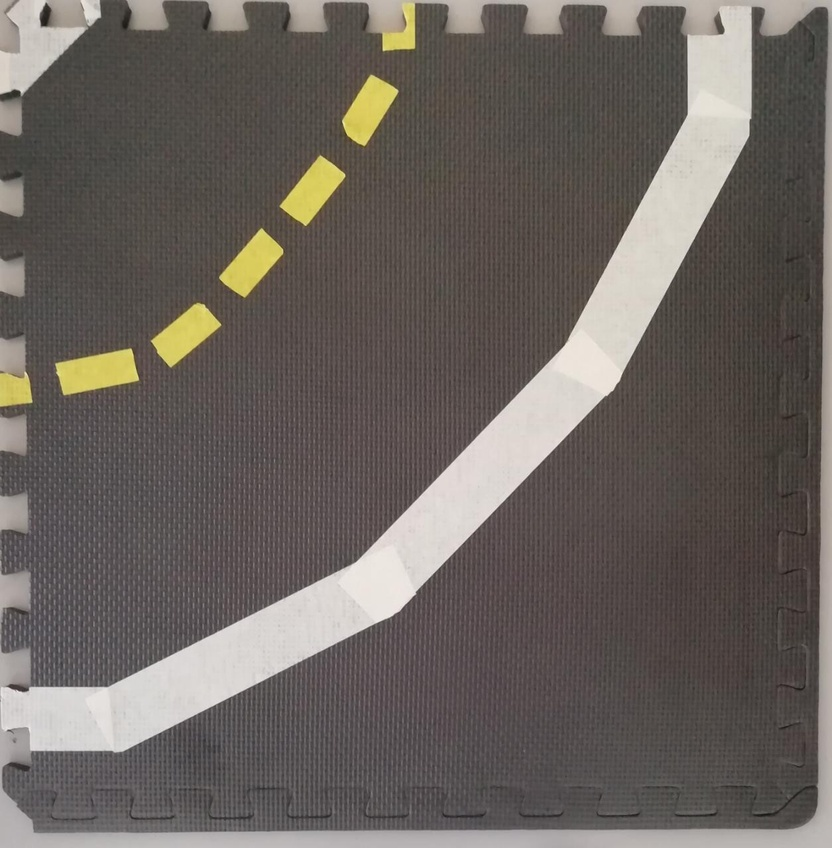
#> input picture images/road1.jpeg, 832 x 848 px, shrunk from 1255 x 1280 before the run
$ python prueba.py
#> lines starting #> are read from the running program, lines starting #| are printed output that depends on the picture; pictures that were not available may be replaced by others from this repository, and a replacement may not be noted
import cv2
import numpy as np
from matplotlib import pyplot as plt

filename = "images/road1.jpeg"
filevideo = "images/film5.avi"

img = cv2.imread(filename,0)
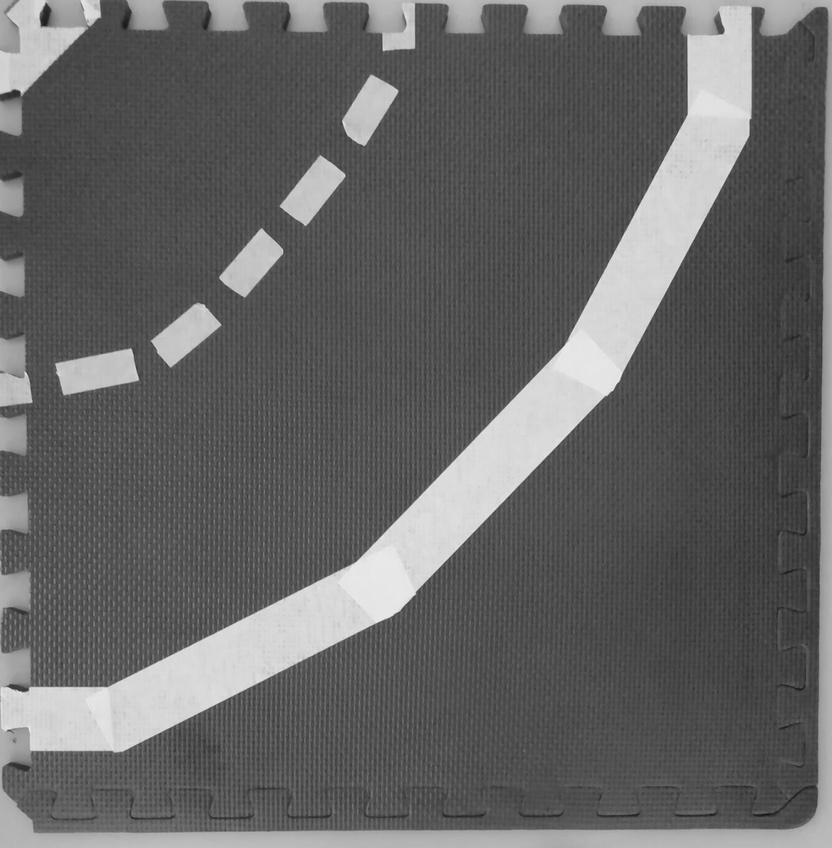
#> img: shape (848, 832); min 23, max 241, mean 100.8
cap = cv2.VideoCapture(filevideo)   #el index es la camara que seleccionas de las ya existentes

while(True):

    ret, frame = cap.read()
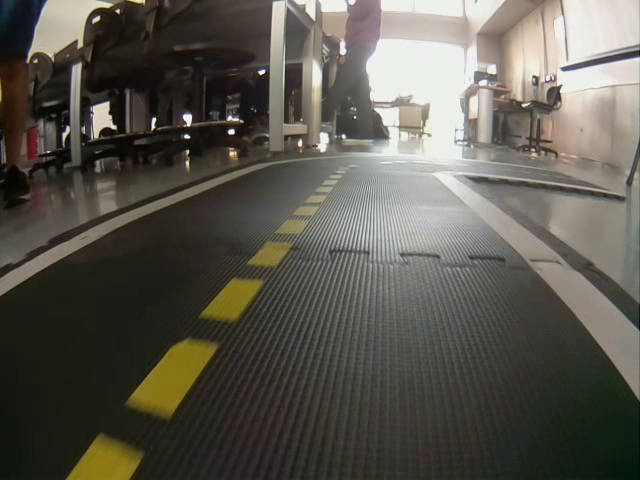
#> input picture frame 16 of images/film4.avi, 640 x 480 px, given in place of film5.avi, which was not available
#> frame is the input picture: shape (480, 640, 3); mean B, G, R 79.2, 87.8, 90.7
    frame = cv2.flip(frame, 1)
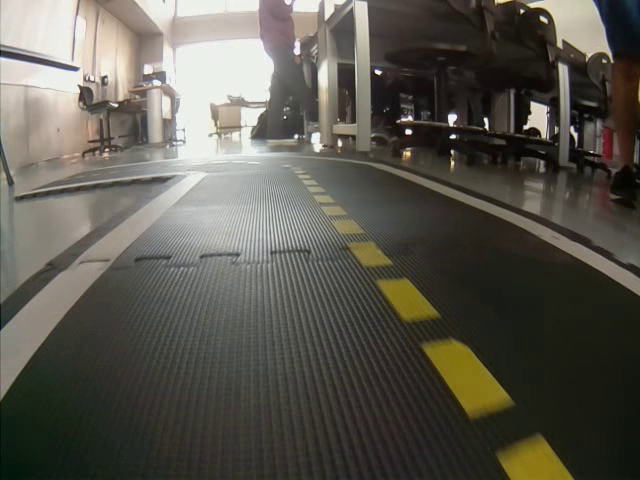
#> frame: shape (480, 640, 3); mean B, G, R 79.2, 87.8, 90.7

    # Our operations on the frame come here
    gray = cv2.cvtColor(frame, cv2.COLOR_BGR2HSV)
#> gray: shape (480, 640, 3); mean H, S, V 32.4, 49.2, 91.9

    # Display the resulting frame
    cv2.imshow('frame',gray)
    if cv2.waitKey(1) & 0xFF == ord('q'):
#> (key q is pressed here)
        break


cap.release()
cv2.destroyAllWindows()
'''
k = cv2.waitKey(0) & 0xFF
if k == 27:         # wait for ESC key to exit
    cv2.destroyAllWindows()
'''
#Show in Matplotlib
plt.imshow(img, cmap = 'gray', interpolation = 'bicubic')
plt.xticks([]), plt.yticks([])  # to hide tick values on X and Y axis
#plt.show()
